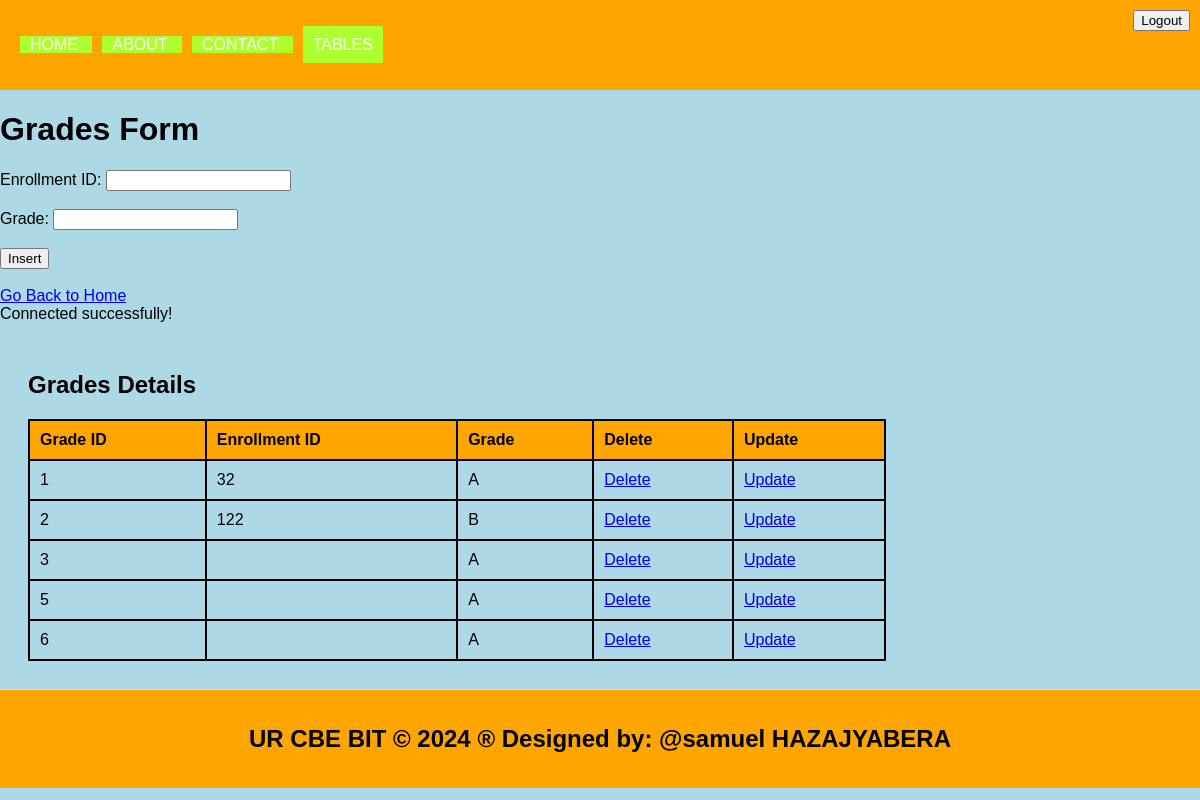
/grade.php, run on the app's committed database.
### tables this page shows
CREATE TABLE `grades` (
  `grade_id` int(11) NOT NULL,
  `enrollment_id` int(2) DEFAULT NULL,
  `grade` varchar(10) NOT NULL
);

### grade.php (the view, shortened to what this page needs)
<!DOCTYPE html>
<html lang="en">
<head>
  <link rel="stylesheet" type="text/css" href="style.css">
</head>
<body style="background-color: lightblue;">
  <header>
    <button onclick="window.location.href='logout.php'" style="position: absolute; top: 10px; right: 10px;">Logout</button>
    <ul style="list-style-type: none; padding: 0;">
      <li style="display: inline; margin-right: 10px; background-color: greenyellow;">
        <a href="./home.html" style="text-decoration: none; padding: 10px; color: white;">HOME</a>
      </li>
      <li style="display: inline; margin-right: 10px; background-color: greenyellow;">
        <a href="./about.html" style="text-decoration: none; padding: 10px; color: white;">ABOUT</a>
      </li>
      <li style="display: inline; margin-right: 10px; background-color: greenyellow;">
        <a href="./contact.html" style="text-decoration: none; padding: 10px; color: white;">CONTACT</a>
      </li>
      <li class="dropdown" style="display: inline;">
        <a href="#" style="padding: 10px; background-color: greenyellow; text-decoration: none; color: white;">TABLES</a>
      </li>
    </ul>
  </header>
  <h1>Grades Form</h1>
  <form method="post" onsubmit="return confirmInsert();">
    <label for="enrollment_id">Enrollment ID:</label>
    <input type="number" id="enrollment_id" name="enrollment_id"><br><br>
    <label for="grade">Grade:</label>
    <input type="text" id="grade" name="grade" required><br><br>
    <input type="submit" name="add" value="Insert"><br><br>
    <a href="./home.html">Go Back to Home</a>
  </form>
  <?php
  include('database_connection.php');
  $sql = "SELECT * FROM grades";
  $result = $connection->query($sql);
  echo "<section><h2>Grades Details</h2><table><tr><th>Grade ID</th><th>Enrollment ID</th><th>Grade</th><th>Delete</th><th>Update</th></tr>";
  if ($result->num_rows > 0) {
    while ($row = $result->fetch_assoc()) {
      echo "<tr>
        <td>{$row['grade_id']}</td>
        <td>{$row['enrollment_id']}</td>
        <td>{$row['grade']}</td>
        <td><a href='delete_grade.php?grade_id={$row['grade_id']}'>Delete</a></td>
        <td><a href='update_grade.php?grade_id={$row['grade_id']}'>Update</a></td>
      </tr>";
    }
  } else {
    echo "<tr><td colspan='5'>No data found</td></tr>";
  }
  echo "</table></section>";
  ?>
  <footer>
    <h2>UR CBE BIT &copy; 2024 &reg; Designed by: @samuel HAZAJYABERA</h2>
  </footer>
</body>
</html>

### style.css (style rules this page uses)
body { font-family: Arial, sans-serif; margin: 0; padding: 0; }
.dropdown { position: relative; display: none; margin-right: 15px; }
body { font-family: Arial,sans-serif; margin:0; padding:0; }
header { background-color:orange; padding: 20px; }
footer { text-align: center; padding: 15px; background-color:orange; }
.dropdown { position: right; display:right; direction:rtl; }
section { padding:28px; border-bottom: 1px solid #ddd; }

### grade.php (style rules this page uses)
table { width: 75%; border-collapse: collapse; }
th, td { border: 2px solid black; padding: 10px; text-align: left; }
th { background-color: orange; }

### data on the page
grades: grade_id "1", enrollment "32", grade "A"
grades: grade_id "2", enrollment "122", grade "B"
grades: grade_id "3", grade "A"
grades: grade_id "5", grade "A"
grades: grade_id "6", grade "A"
